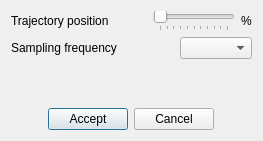
<?xml version="1.0" encoding="UTF-8"?>
<ui version="4.0">
 <class>GATTrajectoryWindow</class>
 <widget class="QDialog" name="GATTrajectoryWindow">
  <property name="geometry">
   <rect>
    <x>0</x>
    <y>0</y>
    <width>263</width>
    <height>141</height>
   </rect>
  </property>
  <property name="windowTitle">
   <string extracomment="AFADFGHA">Select trajectory options</string>
  </property>
  <property name="toolTip">
   <string extracomment="afasdf"/>
  </property>
  <property name="whatsThis">
   <string extracomment="Helpp"/>
  </property>
  <layout class="QVBoxLayout" name="verticalLayout">
   <item>
    <layout class="QHBoxLayout" name="horizontalLayout">
     <item>
      <widget class="QLabel" name="label">
       <property name="text">
        <string>Trajectory position</string>
       </property>
      </widget>
     </item>
     <item>
      <spacer name="horizontalSpacer_4">
       <property name="orientation">
        <enum>Qt::Horizontal</enum>
       </property>
       <property name="sizeHint" stdset="0">
        <size>
         <width>40</width>
         <height>20</height>
        </size>
       </property>
      </spacer>
     </item>
     <item>
      <widget class="QSlider" name="sldGATTrajectoryPos">
       <property name="maximum">
        <number>100</number>
       </property>
       <property name="orientation">
        <enum>Qt::Horizontal</enum>
       </property>
       <property name="tickPosition">
        <enum>QSlider::TicksBelow</enum>
       </property>
      </widget>
     </item>
     <item>
      <widget class="QLabel" name="labelGATTrajPos">
       <property name="text">
        <string>%</string>
       </property>
      </widget>
     </item>
    </layout>
   </item>
   <item>
    <layout class="QHBoxLayout" name="horizontalLayout_2">
     <item>
      <widget class="QLabel" name="label_3">
       <property name="sizePolicy">
        <sizepolicy hsizetype="Expanding" vsizetype="Preferred">
         <horstretch>0</horstretch>
         <verstretch>0</verstretch>
        </sizepolicy>
       </property>
       <property name="text">
        <string>Sampling frequency</string>
       </property>
      </widget>
     </item>
     <item>
      <spacer name="horizontalSpacer_5">
       <property name="orientation">
        <enum>Qt::Horizontal</enum>
       </property>
       <property name="sizeHint" stdset="0">
        <size>
         <width>40</width>
         <height>20</height>
        </size>
       </property>
      </spacer>
     </item>
     <item>
      <widget class="QComboBox" name="box_SamplingFreq"/>
     </item>
    </layout>
   </item>
   <item>
    <spacer name="verticalSpacer">
     <property name="orientation">
      <enum>Qt::Vertical</enum>
     </property>
     <property name="sizeHint" stdset="0">
      <size>
       <width>20</width>
       <height>40</height>
      </size>
     </property>
    </spacer>
   </item>
   <item>
    <layout class="QHBoxLayout" name="horizontalLayout_3">
     <item>
      <spacer name="horizontalSpacer">
       <property name="orientation">
        <enum>Qt::Horizontal</enum>
       </property>
       <property name="sizeHint" stdset="0">
        <size>
         <width>40</width>
         <height>20</height>
        </size>
       </property>
      </spacer>
     </item>
     <item>
      <widget class="QPushButton" name="btnGATTrajOK">
       <property name="text">
        <string>Accept</string>
       </property>
      </widget>
     </item>
     <item>
      <widget class="QPushButton" name="btnGATTrajCancel">
       <property name="text">
        <string>Cancel</string>
       </property>
      </widget>
     </item>
     <item>
      <spacer name="horizontalSpacer_2">
       <property name="orientation">
        <enum>Qt::Horizontal</enum>
       </property>
       <property name="sizeHint" stdset="0">
        <size>
         <width>40</width>
         <height>20</height>
        </size>
       </property>
      </spacer>
     </item>
    </layout>
   </item>
  </layout>
 </widget>
 <resources/>
 <connections/>
</ui>
